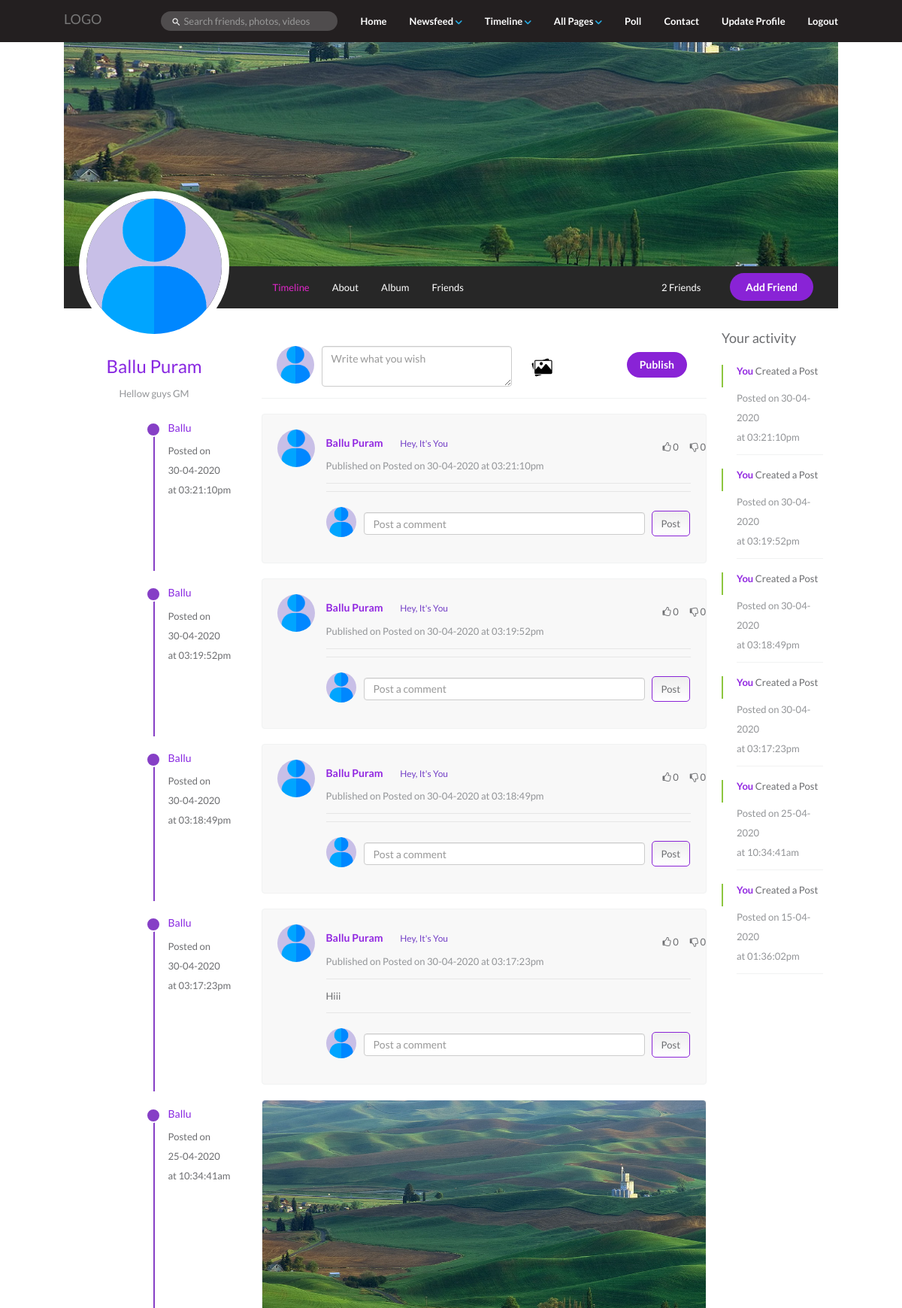
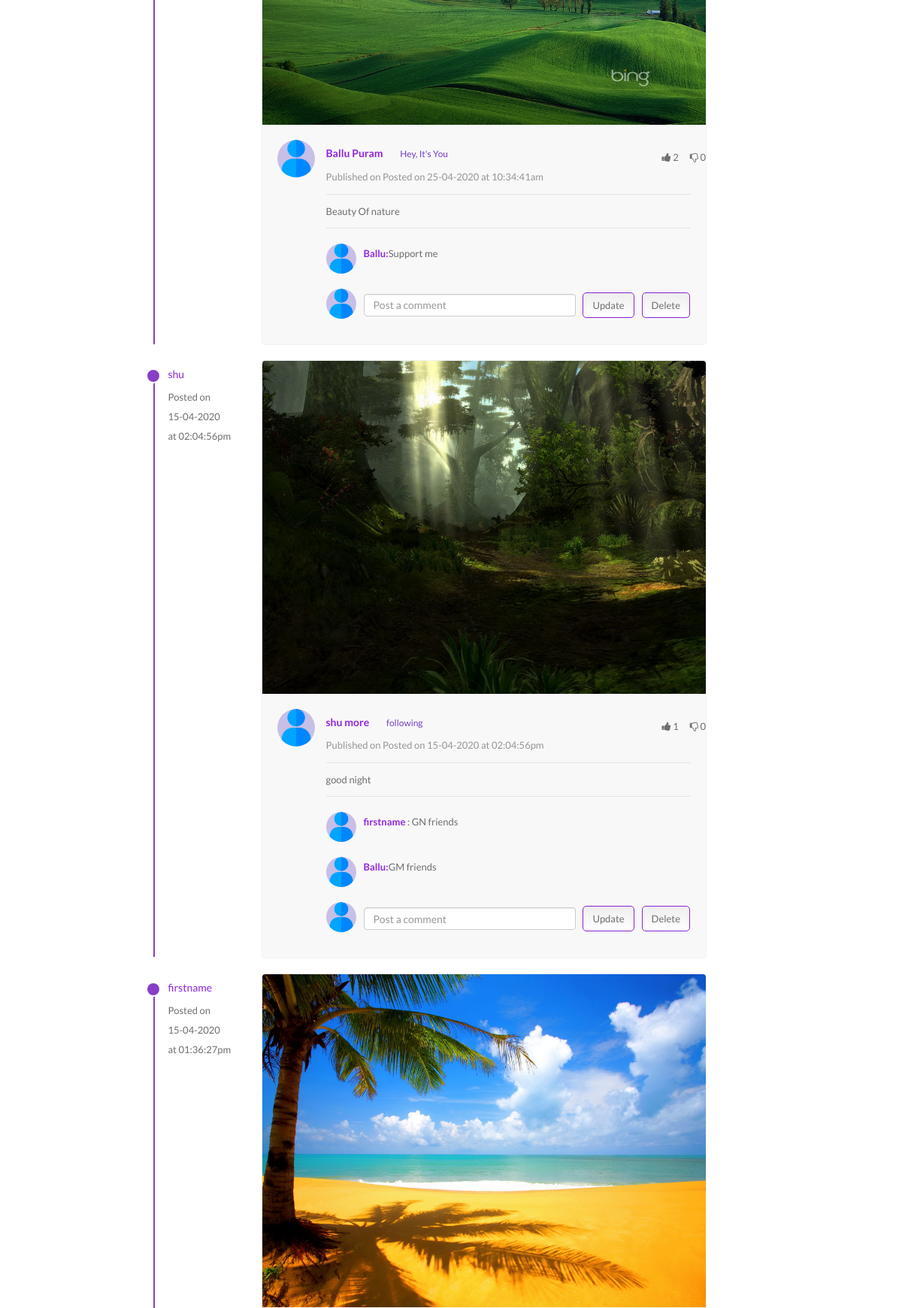
The page /timeline.php (signed in, upper part) on the database its author committed (2 pictures, top to bottom).
### tables this page shows
CREATE TABLE `users` (
  `id` int(11) NOT NULL,
  `firstname` text NOT NULL,
  `lastname` text NOT NULL,
  `email` text NOT NULL,
  `password` text NOT NULL,
  `day` int(11) NOT NULL,
  `month` text NOT NULL,
  `year` int(11) NOT NULL,
  `gender` text NOT NULL,
  `state` text NOT NULL,
  `country` text NOT NULL,
  `district` text NOT NULL,
  `profile` text NOT NULL,
  `cover` text NOT NULL,
  `about` text NOT NULL
);

CREATE TABLE `posts` (
  `id` int(11) NOT NULL,
  `uid` int(11) NOT NULL,
  `texts` text NOT NULL,
  `file` text NOT NULL,
  `date_time` text NOT NULL
);

CREATE TABLE `comments` (
  `sr` int(11) NOT NULL,
  `pid` int(11) NOT NULL,
  `uid` int(11) NOT NULL,
  `comment` text NOT NULL
);

CREATE TABLE `activity` (
  `sr` int(11) NOT NULL,
  `uid` text NOT NULL,
  `act` text NOT NULL,
  `actt` int(11) NOT NULL
);

### timeline.php (the view, shortened to what the rows shown need)
<?php include("php/timeline/timeline.php"); ?>
<?php include('php/timeline/rating.php'); ?>
<?php include('php/timeline/addfriend.php'); ?>
<?php include('php/timeline/comment.php'); ?>
<!DOCTYPE html>
<html lang="en">
  <head>
    <link rel="stylesheet" href="https://cdnjs.cloudflare.com/ajax/libs/font-awesome/4.7.0/css/font-awesome.min.css" />
    <link rel="stylesheet" href="css/bootstrap.min.css" />
    <link rel="stylesheet" href="css\style.css" />
    <link rel="stylesheet" href="css/ionicons.min.css" />
    <link rel="stylesheet" href="css/font-awesome.min.css" />
    <link href="css/emoji.css" rel="stylesheet" />
    <link rel="stylesheet" href="css/style.css" />
    <link rel="stylesheet" href="css/style2.css">
    <link href="//maxcdn.bootstrapcdn.com/font-awesome/4.7.0/css/font-awesome.min.css" rel="stylesheet">
    <link href="css/emoji.css" rel="stylesheet" />
  </head>
  <body>
    <div class="container">
      <div class="timeline">
        <div class="timeline-cover">
          <div class="timeline-nav-bar hidden-sm hidden-xs">
            <div class="row">
              <div class="col-md-3">
                <div class="profile-info">
                  <img
                    src="php/index/usr/<?php echo $profile; ?>"
                    alt=""
                    class="img-responsive profile-photo"
                  />
                  <h3><?php echo "$firstname $lastname" ?></h3>
                  <p class="text-muted"><?php echo "$about"; ?></p>
                </div>
              </div>
            </div>
          </div>
        </div>
        <div id="page-contents">
          <div class="row">
            <div class="col-md-7">
              <div class="create-post">
<form action="php/timeline/createpost.php" method="post" enctype="multipart/form-data">
<div class="row">
<div class="col-md-7 col-sm-7">
<div class="form-group">
<img src="php/index/usr/<?php echo $profile; ?>" alt="" class="profile-photo-md" />
<textarea
name="texts"
id="exampleTextarea"
cols="60"
rows="2"
class="form-control"
placeholder="Write what you wish"
></textarea>
</div>
</div>
</div>
</form>
              </div>
                <?php foreach ($posts as $post):
                $ok=0;
                 ?>
                <?php foreach($timefollow as $tmf){
                  if($post['uid']==$tmf['approve'] || $post['uid']==$id){
                    $ok=1;
                    break;
                  }
                  }
                  if($ok==1)
                  {
                 ?>
                  <div class="post-content">
                  <div class="post-date hidden-xs hidden-sm">
                    <h5><?php requsrinfo("firstname",$post['uid']); ?></h5>
                    <p class="text-grey">
                      <?php echo "Posted on <br> " . date("d-m-Y", $post['date_time']); echo "<br>at ".date("h:i:sa",$post['date_time']); ?>
                      </p>
                  </div>
                  <?php
                  if($post['file']!="")
                  {
                  ?>
                  <img
                    src="php/index/usr/<?php requsrinfo("email",$post['uid']); ?>/<?php echo $post['file'] ?>"
                    alt=""
                    class="img-responsive post-image"
                  />
                  <?php
                  }
                  ?>
                  <div class="post-container">
                  <img
                    src="<?php requsrinfo("profile",$post['uid']); ?>"
                    alt="user"
                    class="profile-photo-md pull-left"
                  />
                    <div class="post-detail">
                      <div class="user-info">
                        <h5><a href="timeline.html" class="profile-link"><?php requsrinfo("firstname, lastname",$post['uid']); ?></a>
                          <span class="following">
                          <?php
                          if($post['uid']==$id)
                          {
                            echo "Hey, It's You";
                          }
                          else
                          {
                            echo "following";
                          }
                          ?>
                          </span></h5>
                        <p class="text-muted">Published on <?php echo "Posted on " . date("d-m-Y", $post['date_time']); echo " at ".date("h:i:sa",$post['date_time']); ?>
                        </p>
                      </div>
                      <div class="reaction">
                        <i <?php if (userLiked($post['id'])): ?>
                            class="fa fa-thumbs-up like-btn"
                          <?php else: ?>
                            class="fa fa-thumbs-o-up like-btn"
                          <?php endif ?>
                          data-id="<?php echo $post['id'] ?>"></i>
                        <span class="likes"><?php echo getLikes($post['id']); ?></span>
                        <i
                          <?php if (userDisliked($post['id'])): ?>
                            class="fa fa-thumbs-down dislike-btn"
                          <?php else: ?>
                            class="fa fa-thumbs-o-down dislike-btn"
                          <?php endif ?>
                          data-id="<?php echo $post['id'] ?>"></i>
                        <span class="dislikes"><?php echo getDislikes($post['id']); ?></span>
                      </div>
                      <div class="line-divider"></div>
                      <div class="post-text">
                        <p>
                          <?php echo $post['texts']; ?>
                        </p>
                      </div>
                      <div class="line-divider"></div>
                      <?php
                      $pid=$post['id'];
                      $sql="SELECT * from comments where pid=$pid";
                      $result = $conn->query($sql);
                      if ($result->num_rows > 0) {
                          while($row = $result->fetch_assoc()) {
                              $uid=$row["uid"];
                              $comment=$row["comment"];
                              if($uid!=$id){
                              ?>
                              <div class="post-comment">
                                <img src="<?php requsrinfo('profile',$uid); ?>" alt="" class="profile-photo-sm" />
                                <p> <a href="timeline.html" class="profile-link"> <?php requsrinfo('firstname',$uid); ?> </a>: <?php echo "$comment"; ?></p>
                              </div>
                              <?php
                              }
                              else
                              {
                                $commor=$row["comment"];
                                $sr=$row['sr'];
                              }
                          }
                        }
                      ?>
                      <div id="userComm<?php echo $post['id'] ?>"
                        class="post-comment">
                        <img src="php/index/usr/<?php echo $profile; ?>" alt="" class="profile-photo-sm" />
                        <p><a href="timeline.html" class="profile-link"> <?php echo "$firstname"; ?>: </a>
                        <p id="shComm<?php echo $post['id'] ?>"><?php echo $commor; ?></p>
                        </p>
                      </div>
                      <div class="post-comment">
                        <img src="php/index/usr/<?php echo $profile; ?>" alt="" class="profile-photo-sm" />
                        <input id="inputComment<?php echo $post['id'] ?>" type="text" class="form-control" placeholder="Post a comment">
                        <button id="postComm<?php echo $post['id'] ?>" class='btn-style'
                          <?php if(!empty($commor)){?> style="display: none;" <?php } ?>
                          onclick="comment(<?php echo $post['id']; ?>,'post')">Post</button>
                        <button value="<?php echo $sr; ?>" id="updateComm<?php echo $post['id'] ?>" class='btn-style' onclick="comment(<?php echo $post['id']; ?>,'update')"
                          <?php if(empty($commor)){?> style="display: none;" <?php } ?>
                          >Update</button>
                        <button id="delComm<?php echo $post['id'] ?>" onclick="comment(<?php echo $post['id']; ?>,'delete')" class='btn-style'
                          <?php if(empty($commor)){?> style="display: none;" <?php } ?>
                          >Delete</button>
                      </div>
                    </div>
                  </div>
                  </div>
                  <?php $commor="";
                  $sr="";
                  }
                  ?>
                  <?php endforeach ?>
            </div>
            <div class="col-md-2 static">
              <div id="sticky-sidebar">
                <?php foreach ($activity as $act): ?>
                  <div class="feed-item">
                    <div class="live-activity">
                      <p><a href="#" class="profile-link">You </a><?php echo $act['act']; ?></p>
                      <p class="text-muted"><?php echo "Posted on " . date("d-m-Y", $act['actt']); echo "<br> at ".date("h:i:sa",$act['actt']); ?></p>
                    </div>
                  </div>
                <?php endforeach ?>
              </div>
            </div>
          </div>
        </div>
      </div>
    </div>
  </body>
</html>

### php/timeline/timeline.php (shortened to what the rows shown need)
<?php
include("php/index/database/database.php");
if(isset($_SESSION['id']))
{
$id=$_SESSION['id'];
$qry="SELECT * from users where id = $id";
$result = mysqli_query($conn, $qry);
if (mysqli_num_rows($result) > 0)
{
    while($row = mysqli_fetch_assoc($result))
    {
        $firstname=ucfirst($row['firstname']);
        $lastname=ucfirst($row['lastname']);
        $profile=$row['profile'];
        $about=$row['about'];
    }
}
else
{
          ?>
          <script type="text/javascript">
            window.location.href="index.php";
          </script>
          <?php
}
}
else
{
	header("location:index.php");
}
$sql = "SELECT * from activity where uid = $id ORDER BY sr DESC";
$result = mysqli_query($conn, $sql);
$activity = mysqli_fetch_all($result, MYSQLI_ASSOC);
$sql = "SELECT * from followers where uid=$id";
$result = mysqli_query($conn, $sql);
$timefollow = mysqli_fetch_all($result, MYSQLI_ASSOC);
function requsrinfo($reqinfo,$reqid)
{
include("php/index/database/database.php");
$sql = "SELECT * from users where id=$reqid";
$result = $conn->query($sql);
if ($result->num_rows > 0) {
    if($row = $result->fetch_assoc()) {
      if($reqinfo=="firstname, lastname")
      {
        echo $row["firstname"]." ".$row["lastname"];
      }
      elseif($reqinfo=="firstname")
      {
        echo $row["firstname"];
      }
      elseif($reqinfo=="pass")
      {
        echo $row["password"];
      }
      elseif($reqinfo=="district")
      {
        echo $row["district"];
      }
      elseif($reqinfo=="profile")
      {
        if($row["profile"]=="profile.png")
        {
          echo "php/index/usr/profile.png";
        }
        else
        {
          echo "php/index/usr/".md5($row["email"])."/".$row["profile"];
        }
      }
      elseif($reqinfo=="email")
      {
        echo md5($row["email"]);
      }
    }
}
}
?>

### rows shown on the page
users: profile (placeholder picture), firstname "Ballu", lastname "Puram", about "Hellow guys GM"
posts: users.firstname "Ballu", date_time "30-04-2020", date_time "03:21:10pm", users.lastname "Puram", shows "Hey, It's You", id "0", users.profile (placeholder picture)
posts: users.firstname "Ballu", date_time "30-04-2020", date_time "03:19:52pm", users.lastname "Puram", shows "Hey, It's You", id "0", users.profile (placeholder picture)
posts: users.firstname "Ballu", date_time "30-04-2020", date_time "03:18:49pm", users.lastname "Puram", shows "Hey, It's You", id "0", users.profile (placeholder picture)
posts: users.firstname "Ballu", date_time "30-04-2020", date_time "03:17:23pm", users.lastname "Puram", shows "Hey, It's You", id "0", texts "Hiii", users.profile (placeholder picture)
posts: users.firstname "Ballu", date_time "25-04-2020", date_time "10:34:41am", file (picture), users.lastname "Puram", shows "Hey, It's You", id "2", id "0", texts "Beauty Of nature", users.profile (placeholder picture), comments.comment "Support me"
posts: users.firstname "shu", date_time "15-04-2020", date_time "02:04:56pm", file (picture), users.lastname "more", shows "following", id "1", id "0", texts "good night", users.profile (placeholder picture), comments.comment "GM friends"
comments: users.firstname "firstname", comment "GN friends"
posts: users.firstname "firstname", date_time "15-04-2020", date_time "01:36:27pm", file (picture)
activity: act "Created a Post", actt "30-04-2020", actt "03:21:10pm"
activity: act "Created a Post", actt "30-04-2020", actt "03:19:52pm"
activity: act "Created a Post", actt "30-04-2020", actt "03:18:49pm"
activity: act "Created a Post", actt "30-04-2020", actt "03:17:23pm"
activity: act "Created a Post", actt "25-04-2020", actt "10:34:41am"
activity: act "Created a Post", actt "15-04-2020", actt "01:36:02pm"

### other values the page prints
$follower "2"
